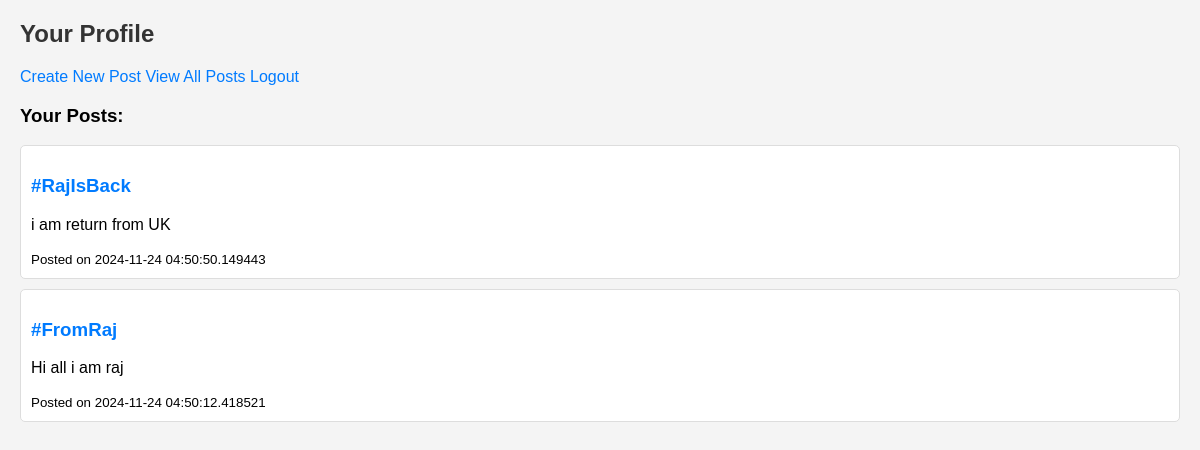
The app's page /profile (signed in) with its own data.
### app.py (models this page shows)
class Post(db.Model):
    id = db.Column(db.Integer, primary_key=True)
    title = db.Column(db.String(150), nullable=False)
    content = db.Column(db.Text, nullable=False)
    timestamp = db.Column(db.DateTime, default=datetime.utcnow)
    user_id = db.Column(db.Integer, db.ForeignKey('user.id'), nullable=False)
    comments = db.relationship('Comment', backref='post', lazy=True)

### app.py (the view)
@app.route('/profile')
def profile():
    if 'user_id' not in session:
        return redirect(url_for('login'))
    user_id = session['user_id']
    posts = Post.query.filter_by(user_id=user_id).order_by(Post.timestamp.desc()).all()
    return render_template('profile.html', posts=posts)

### templates/profile.html
{% extends "base.html" %}
{% block content %}
<h2>Your Profile</h2>
<a href="{{ url_for('create_post') }}">Create New Post</a>
<a href="{{ url_for('home') }}">View All Posts</a>
<a href="{{ url_for('logout') }}">Logout</a>
<h3>Your Posts:</h3>
<ul>
    {% for post in posts %}
        <li>
            <h3><a href="{{ url_for('post_details', post_id=post.id) }}">{{ post.title }}</a></h3>
            <p>{{ post.content }}</p>
            <small>Posted on {{ post.timestamp }}</small>
        </li>
    {% endfor %}
</ul>
{% endblock %}

### static/css/styles.css (style rules this page uses)
body { font-family: Arial, sans-serif; margin: 20px; padding: 0; background-color: #f4f4f4; }
h2 { color: #333; }
ul { list-style-type: none; padding: 0; }
li { margin: 10px 0; padding: 10px; background: #fff; border: 1px solid #ddd; border-radius: 5px; }
a { color: #007BFF; text-decoration: none; }

### records on screen
Post: title "#RajIsBack", content "i am return from UK", timestamp "2024-11-24 04:50:50.149443"
Post: title "#FromRaj", content "Hi all i am raj", timestamp "2024-11-24 04:50:12.418521"
